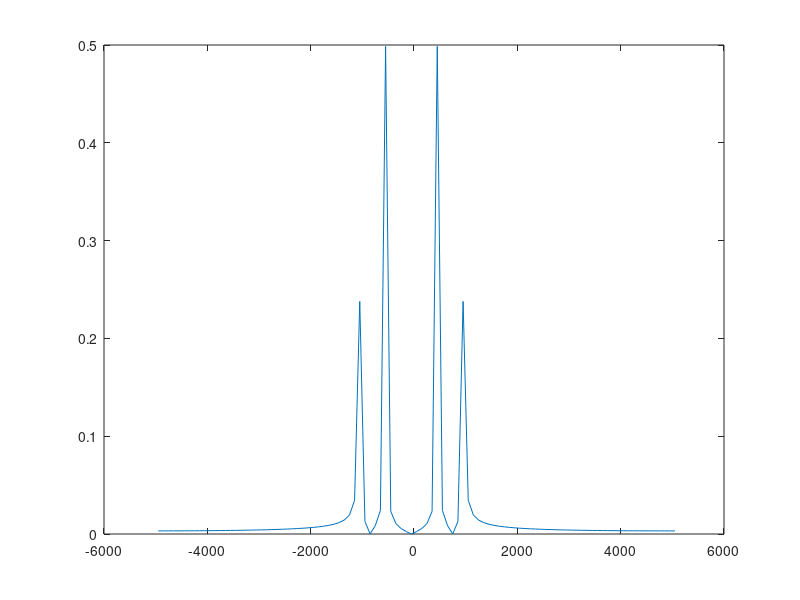

MATLAB code to generate this figure:
% part 4 - my signal
T = 1/10000;  % 0.1 мс
t = 0:T:100*T;
f = sin(2*pi*500*t) + sin(2*pi*1000*t)/2;
plot(t,f);

Ck = zeros(size(t));
N = length(t);
% реализуем ДПФ "самостоятельно" ;)
for k = 1: N
  for i = 1: N
    Ck(k) = Ck(k) + f(i)*exp(-j*2*pi*k*i/N);
  end
  Ck(k) = Ck(k) / N;
end

Ck = fftshift(Ck)

f = [-N/2+1:N/2] ./ max(t);
%f = [0:N-1] ./ max(t);
plot(f, abs(Ck));
return

% program is improved 14.02.2011 by L.V. Zotov
clear;


%--------- Part 1---------------------
% fft of artificial signal

N_signal=1024;
% generating two-sin signal
%for (k=1:1:N_signal)
%    signal(k)=sin(2*pi/10*(k-1))+sin(2*pi/100*(k-1));
%end;

k=1:1:N_signal;
signal=sin(2*pi/10*(k-1))+sin(2*pi/100*(k-1));

% try to add noise with Coef*randn([1,N_signal])

plot(signal);

%fast Fourier transform calculation

Ftrns_signal=fft(signal);

%amplitude spectrum calculation
apl_spectrum=abs(Ftrns_signal);

plot(apl_spectrum);

return
%----------- Part 2-----------------------------------------
% download file http://hpiers.obspm.fr/iers/eop/eopc01/eopc01.1900-now.dat
% to the folder (change if needed):
% cd C:\work\course\filtr\eng\Lab1;

fin=fopen('eopc01.1900-now.dat','rt');
fgetl(fin);
A=fscanf(fin,'%f',[11 inf]);% A - array of data
fclose(fin);

%determining the size of the signal
l=size(A);
N=l(2);

%selecting the rows of the Array
Date=A(1,1:N);
X_pole=A(2,1:N);
Y_pole=A(4,1:N);
dt=Date(2)-Date(1);

plot(Date(2:N)-Date(1:N-1))

plot3(X_pole,Y_pole,Date)

plot(X_pole);

%selecting the length of the part of the signal will be trasformed
N_ft=N;
%fast Fourier transform calculation
Ftrns_X=fft(X_pole,N_ft);


% frequency calculation
% for the half of the spectrum not counting 1 coefficient - an avarage
% N_ft is odd or even - ? 
N_half=round((N_ft-1)/2);
freq=(1:N_half)/N_ft/dt;

%amplitude spectrum calculation

ampl_spectrum_X=abs(Ftrns_X)/N_ft;

% we plot spectrum multiplied by two to take into account energy in the
% second part
plot(freq, 2*ampl_spectrum_X(2:N_half+1));
title('amplitude spectrum - module of Fourier-transformation ')
xlabel('frequency')

% periods=1./freq;
% plot(periods, 2*apl_spectrum_X(2:N_half+1));
% title('periodogramm')
% xlabel('frequency')
% 


%------------ now let's calculate the complex spectrum
%functions path
 %  slow Fourier transform    
addpath( './functions')
XY=X_pole-i*Y_pole;
[ spectrXY, freqXY] = spect_fftn(Date,XY);

plot(freqXY', abs(spectrXY)')   
title('amplitude spectrum - module of Fourier-transformation ')
xlabel('frequency, cycles per year')



%Co L.V. Zotov